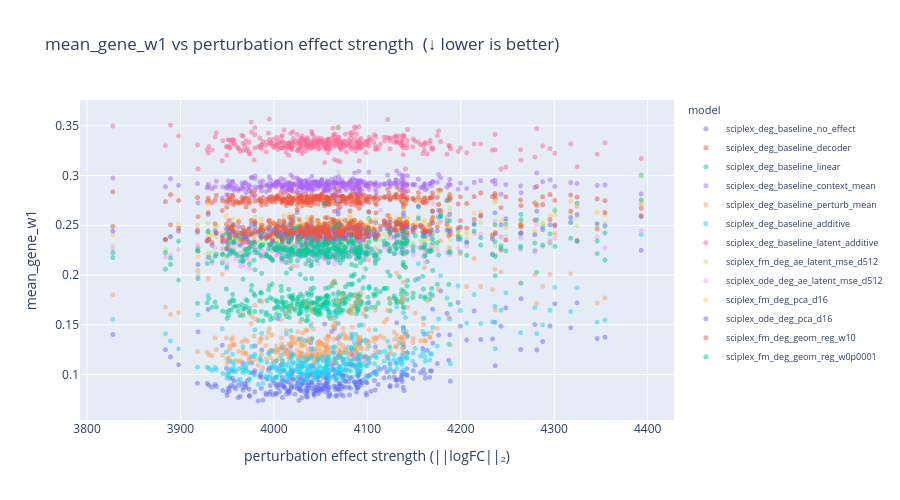
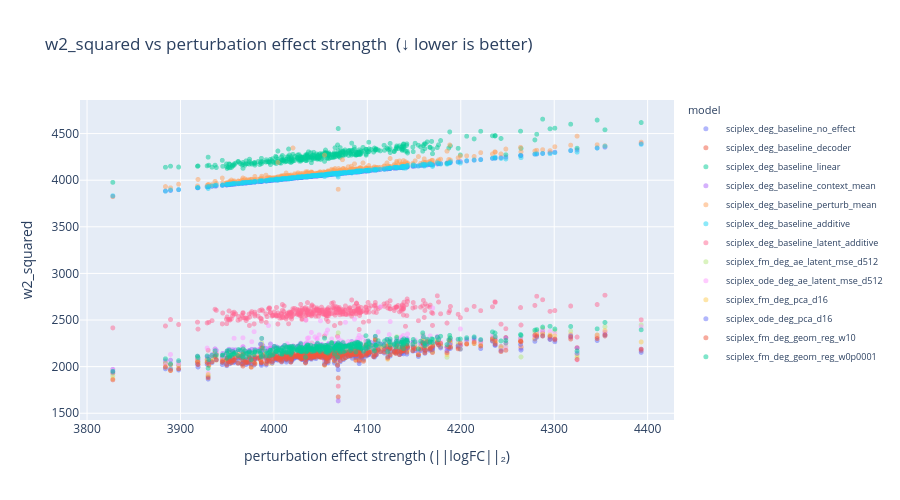
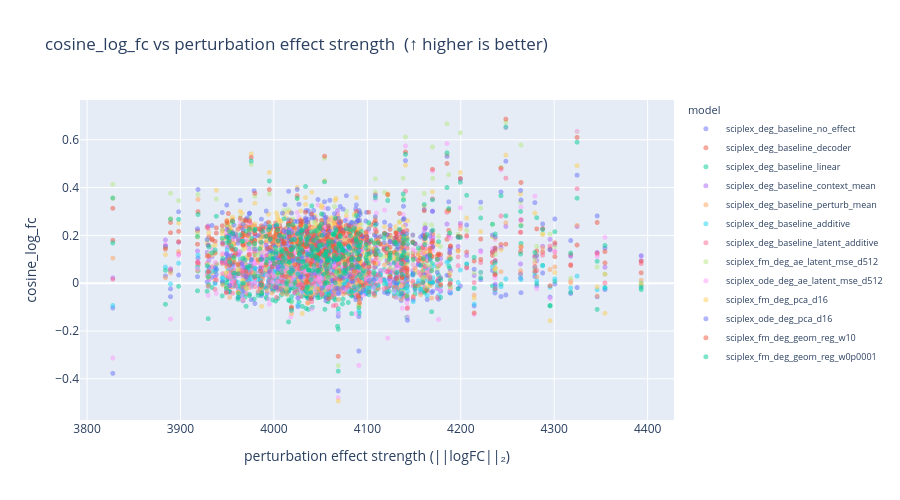
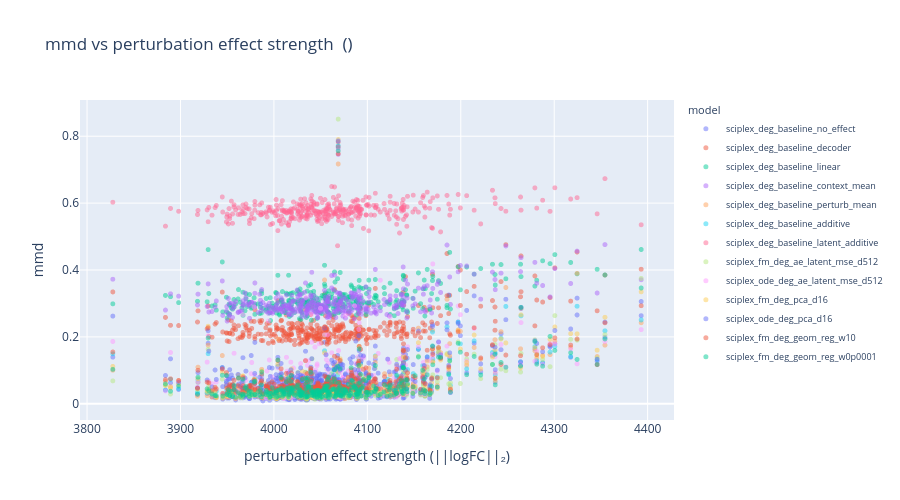

These figures' notebook cell, in order:
### Code cell
import plotly.express as px

# merge effect strength with per-group metrics
pg = per_group_metrics.merge(
    effect_df[["cell_type", "product_dose", "effect_strength"]], on=["cell_type", "product_dose"], how="left"
)

# extract dose from product_dose for hover
pg["dose"] = pg["product_dose"].str.rsplit("_", n=1).str[-1].astype(int)
pg["drug"] = pg["product_dose"].str.rsplit("_", n=1).str[0]

for metric in plot_metric_names:
    subset = pg[pg["metric_base"] == metric].copy()
    if subset.empty:
        subset = pg[pg["metric"] == metric].copy()
    if subset.empty:
        continue

    direction = metric_direction.get(metric, "")
    fig = px.scatter(
        subset,
        x="effect_strength",
        y="value",
        color="model_name",
        hover_data=["drug", "dose", "cell_type"],
        opacity=0.5,
        title=f"{metric} vs perturbation effect strength  ({direction})",
        labels={
            "effect_strength": "perturbation effect strength (||logFC||₂)",
            "value": metric,
            "model_name": "model",
        },
    )
    fig.update_traces(marker_size=5)
    fig.update_layout(height=500, width=900, legend=dict(font=dict(size=9)))
    fig.show()

### Figure 1 — Plotly figure (JSON) as saved in the notebook; plotly's stock layout.template omitted (floating-point values rounded to 4 significant figures; data arrays with more than 128 entries replaced by an {"elided": "..."} marker saying what was removed)
{"data": [{"customdata": {"elided": "375x3 mixed values"}, "hovertemplate": "model=sciplex_deg_baseline_no_effect<br>perturbation effect strength (||logFC||₂)=%{x}<br>mean_gene_w1=%{y}<br>drug=%{customdata[0]}<br>dose=%{customdata[1]}<br>cell_type=%{customdata[2]}<extra></extra>", "legendgroup": "sciplex_deg_baseline_no_effect", "marker": {"color": "#636efa", "opacity": 0.5, "size": 5, "symbol": "circle"}, "mode": "markers", "name": "sciplex_deg_baseline_no_effect", "showlegend": true, "type": "scattergl", "x": {"elided": "375 float values"}, "xaxis": "x", "y": {"elided": "375 float values"}, "yaxis": "y"}, {"customdata": {"elided": "375x3 mixed values"}, "hovertemplate": "model=sciplex_deg_baseline_decoder<br>perturbation effect strength (||logFC||₂)=%{x}<br>mean_gene_w1=%{y}<br>drug=%{customdata[0]}<br>dose=%{customdata[1]}<br>cell_type=%{customdata[2]}<extra></extra>", "legendgroup": "sciplex_deg_baseline_decoder", "marker": {"color": "#EF553B", "opacity": 0.5, "size": 5, "symbol": "circle"}, "mode": "markers", "name": "sciplex_deg_baseline_decoder", "showlegend": true, "type": "scattergl", "x": {"elided": "375 float values"}, "xaxis": "x", "y": {"elided": "375 float values"}, "yaxis": "y"}, {"customdata": {"elided": "375x3 mixed values"}, "hovertemplate": "model=sciplex_deg_baseline_linear<br>perturbation effect strength (||logFC||₂)=%{x}<br>mean_gene_w1=%{y}<br>drug=%{customdata[0]}<br>dose=%{customdata[1]}<br>cell_type=%{customdata[2]}<extra></extra>", "legendgroup": "sciplex_deg_baseline_linear", "marker": {"color": "#00cc96", "opacity": 0.5, "size": 5, "symbol": "circle"}, "mode": "markers", "name": "sciplex_deg_baseline_linear", "showlegend": true, "type": "scattergl", "x": {"elided": "375 float values"}, "xaxis": "x", "y": {"elided": "375 float values"}, "yaxis": "y"}, {"customdata": {"elided": "375x3 mixed values"}, "hovertemplate": "model=sciplex_deg_baseline_context_mean<br>perturbation effect strength (||logFC||₂)=%{x}<br>mean_gene_w1=%{y}<br>drug=%{customdata[0]}<br>dose=%{customdata[1]}<br>cell_type=%{customdata[2]}<extra></extra>", "legendgroup": "sciplex_deg_baseline_context_mean", "marker": {"color": "#ab63fa", "opacity": 0.5, "size": 5, "symbol": "circle"}, "mode": "markers", "name": "sciplex_deg_baseline_context_mean", "showlegend": true, "type": "scattergl", "x": {"elided": "375 float values"}, "xaxis": "x", "y": {"elided": "375 float values"}, "yaxis": "y"}, {"customdata": {"elided": "375x3 mixed values"}, "hovertemplate": "model=sciplex_deg_baseline_perturb_mean<br>perturbation effect strength (||logFC||₂)=%{x}<br>mean_gene_w1=%{y}<br>drug=%{customdata[0]}<br>dose=%{customdata[1]}<br>cell_type=%{customdata[2]}<extra></extra>", "legendgroup": "sciplex_deg_baseline_perturb_mean", "marker": {"color": "#FFA15A", "opacity": 0.5, "size": 5, "symbol": "circle"}, "mode": "markers", "name": "sciplex_deg_baseline_perturb_mean", "showlegend": true, "type": "scattergl", "x": {"elided": "375 float values"}, "xaxis": "x", "y": {"elided": "375 float values"}, "yaxis": "y"}, {"customdata": {"elided": "375x3 mixed values"}, "hovertemplate": "model=sciplex_deg_baseline_additive<br>perturbation effect strength (||logFC||₂)=%{x}<br>mean_gene_w1=%{y}<br>drug=%{customdata[0]}<br>dose=%{customdata[1]}<br>cell_type=%{customdata[2]}<extra></extra>", "legendgroup": "sciplex_deg_baseline_additive", "marker": {"color": "#19d3f3", "opacity": 0.5, "size": 5, "symbol": "circle"}, "mode": "markers", "name": "sciplex_deg_baseline_additive", "showlegend": true, "type": "scattergl", "x": {"elided": "375 float values"}, "xaxis": "x", "y": {"elided": "375 float values"}, "yaxis": "y"}, {"customdata": {"elided": "375x3 mixed values"}, "hovertemplate": "model=sciplex_deg_baseline_latent_additive<br>perturbation effect strength (||logFC||₂)=%{x}<br>mean_gene_w1=%{y}<br>drug=%{customdata[0]}<br>dose=%{customdata[1]}<br>cell_type=%{customdata[2]}<extra></extra>", "legendgroup": "sciplex_deg_baseline_latent_additive", "marker": {"color": "#FF6692", "opacity": 0.5, "size": 5, "symbol": "circle"}, "mode": "markers", "name": "sciplex_deg_baseline_latent_additive", "showlegend": true, "type": "scattergl", "x": {"elided": "375 float values"}, "xaxis": "x", "y": {"elided": "375 float values"}, "yaxis": "y"}, {"customdata": {"elided": "375x3 mixed values"}, "hovertemplate": "model=sciplex_fm_deg_ae_latent_mse_d512<br>perturbation effect strength (||logFC||₂)=%{x}<br>mean_gene_w1=%{y}<br>drug=%{customdata[0]}<br>dose=%{customdata[1]}<br>cell_type=%{customdata[2]}<extra></extra>", "legendgroup": "sciplex_fm_deg_ae_latent_mse_d512", "marker": {"color": "#B6E880", "opacity": 0.5, "size": 5, "symbol": "circle"}, "mode": "markers", "name": "sciplex_fm_deg_ae_latent_mse_d512", "showlegend": true, "type": "scattergl", "x": {"elided": "375 float values"}, "xaxis": "x", "y": {"elided": "375 float values"}, "yaxis": "y"}, {"customdata": {"elided": "375x3 mixed values"}, "hovertemplate": "model=sciplex_ode_deg_ae_latent_mse_d512<br>perturbation effect strength (||logFC||₂)=%{x}<br>mean_gene_w1=%{y}<br>drug=%{customdata[0]}<br>dose=%{customdata[1]}<br>cell_type=%{customdata[2]}<extra></extra>", "legendgroup": "sciplex_ode_deg_ae_latent_mse_d512", "marker": {"color": "#FF97FF", "opacity": 0.5, "size": 5, "symbol": "circle"}, "mode": "markers", "name": "sciplex_ode_deg_ae_latent_mse_d512", "showlegend": true, "type": "scattergl", "x": {"elided": "375 float values"}, "xaxis": "x", "y": {"elided": "375 float values"}, "yaxis": "y"}, {"customdata": {"elided": "375x3 mixed values"}, "hovertemplate": "model=sciplex_fm_deg_pca_d16<br>perturbation effect strength (||logFC||₂)=%{x}<br>mean_gene_w1=%{y}<br>drug=%{customdata[0]}<br>dose=%{customdata[1]}<br>cell_type=%{customdata[2]}<extra></extra>", "legendgroup": "sciplex_fm_deg_pca_d16", "marker": {"color": "#FECB52", "opacity": 0.5, "size": 5, "symbol": "circle"}, "mode": "markers", "name": "sciplex_fm_deg_pca_d16", "showlegend": true, "type": "scattergl", "x": {"elided": "375 float values"}, "xaxis": "x", "y": {"elided": "375 float values"}, "yaxis": "y"}, {"customdata": {"elided": "375x3 mixed values"}, "hovertemplate": "model=sciplex_ode_deg_pca_d16<br>perturbation effect strength (||logFC||₂)=%{x}<br>mean_gene_w1=%{y}<br>drug=%{customdata[0]}<br>dose=%{customdata[1]}<br>cell_type=%{customdata[2]}<extra></extra>", "legendgroup": "sciplex_ode_deg_pca_d16", "marker": {"color": "#636efa", "opacity": 0.5, "size": 5, "symbol": "circle"}, "mode": "markers", "name": "sciplex_ode_deg_pca_d16", "showlegend": true, "type": "scattergl", "x": {"elided": "375 float values"}, "xaxis": "x", "y": {"elided": "375 float values"}, "yaxis": "y"}, {"customdata": {"elided": "375x3 mixed values"}, "hovertemplate": "model=sciplex_fm_deg_geom_reg_w10<br>perturbation effect strength (||logFC||₂)=%{x}<br>mean_gene_w1=%{y}<br>drug=%{customdata[0]}<br>dose=%{customdata[1]}<br>cell_type=%{customdata[2]}<extra></extra>", "legendgroup": "sciplex_fm_deg_geom_reg_w10", "marker": {"color": "#EF553B", "opacity": 0.5, "size": 5, "symbol": "circle"}, "mode": "markers", "name": "sciplex_fm_deg_geom_reg_w10", "showlegend": true, "type": "scattergl", "x": {"elided": "375 float values"}, "xaxis": "x", "y": {"elided": "375 float values"}, "yaxis": "y"}, {"customdata": {"elided": "375x3 mixed values"}, "hovertemplate": "model=sciplex_fm_deg_geom_reg_w0p0001<br>perturbation effect strength (||logFC||₂)=%{x}<br>mean_gene_w1=%{y}<br>drug=%{customdata[0]}<br>dose=%{customdata[1]}<br>cell_type=%{customdata[2]}<extra></extra>", "legendgroup": "sciplex_fm_deg_geom_reg_w0p0001", "marker": {"color": "#00cc96", "opacity": 0.5, "size": 5, "symbol": "circle"}, "mode": "markers", "name": "sciplex_fm_deg_geom_reg_w0p0001", "showlegend": true, "type": "scattergl", "x": {"elided": "375 float values"}, "xaxis": "x", "y": {"elided": "375 float values"}, "yaxis": "y"}], "layout": {"height": 500, "legend": {"font": {"size": 9}, "title": {"text": "model"}, "tracegroupgap": 0}, "title": {"text": "mean_gene_w1 vs perturbation effect strength  (↓ lower is better)"}, "width": 900, "xaxis": {"anchor": "y", "domain": [0, 1], "title": {"text": "perturbation effect strength (||logFC||₂)"}}, "yaxis": {"anchor": "x", "domain": [0, 1], "title": {"text": "mean_gene_w1"}}}}

### Figure 2 — Plotly figure (JSON) as saved in the notebook; plotly's stock layout.template omitted (floating-point values rounded to 4 significant figures; data arrays with more than 128 entries replaced by an {"elided": "..."} marker saying what was removed)
{"data": [{"customdata": {"elided": "375x3 mixed values"}, "hovertemplate": "model=sciplex_deg_baseline_no_effect<br>perturbation effect strength (||logFC||₂)=%{x}<br>w2_squared=%{y}<br>drug=%{customdata[0]}<br>dose=%{customdata[1]}<br>cell_type=%{customdata[2]}<extra></extra>", "legendgroup": "sciplex_deg_baseline_no_effect", "marker": {"color": "#636efa", "opacity": 0.5, "size": 5, "symbol": "circle"}, "mode": "markers", "name": "sciplex_deg_baseline_no_effect", "showlegend": true, "type": "scattergl", "x": {"elided": "375 float values"}, "xaxis": "x", "y": {"elided": "375 float values"}, "yaxis": "y"}, {"customdata": {"elided": "375x3 mixed values"}, "hovertemplate": "model=sciplex_deg_baseline_decoder<br>perturbation effect strength (||logFC||₂)=%{x}<br>w2_squared=%{y}<br>drug=%{customdata[0]}<br>dose=%{customdata[1]}<br>cell_type=%{customdata[2]}<extra></extra>", "legendgroup": "sciplex_deg_baseline_decoder", "marker": {"color": "#EF553B", "opacity": 0.5, "size": 5, "symbol": "circle"}, "mode": "markers", "name": "sciplex_deg_baseline_decoder", "showlegend": true, "type": "scattergl", "x": {"elided": "375 float values"}, "xaxis": "x", "y": {"elided": "375 float values"}, "yaxis": "y"}, {"customdata": {"elided": "375x3 mixed values"}, "hovertemplate": "model=sciplex_deg_baseline_linear<br>perturbation effect strength (||logFC||₂)=%{x}<br>w2_squared=%{y}<br>drug=%{customdata[0]}<br>dose=%{customdata[1]}<br>cell_type=%{customdata[2]}<extra></extra>", "legendgroup": "sciplex_deg_baseline_linear", "marker": {"color": "#00cc96", "opacity": 0.5, "size": 5, "symbol": "circle"}, "mode": "markers", "name": "sciplex_deg_baseline_linear", "showlegend": true, "type": "scattergl", "x": {"elided": "375 float values"}, "xaxis": "x", "y": {"elided": "375 float values"}, "yaxis": "y"}, {"customdata": {"elided": "375x3 mixed values"}, "hovertemplate": "model=sciplex_deg_baseline_context_mean<br>perturbation effect strength (||logFC||₂)=%{x}<br>w2_squared=%{y}<br>drug=%{customdata[0]}<br>dose=%{customdata[1]}<br>cell_type=%{customdata[2]}<extra></extra>", "legendgroup": "sciplex_deg_baseline_context_mean", "marker": {"color": "#ab63fa", "opacity": 0.5, "size": 5, "symbol": "circle"}, "mode": "markers", "name": "sciplex_deg_baseline_context_mean", "showlegend": true, "type": "scattergl", "x": {"elided": "375 float values"}, "xaxis": "x", "y": {"elided": "375 float values"}, "yaxis": "y"}, {"customdata": {"elided": "375x3 mixed values"}, "hovertemplate": "model=sciplex_deg_baseline_perturb_mean<br>perturbation effect strength (||logFC||₂)=%{x}<br>w2_squared=%{y}<br>drug=%{customdata[0]}<br>dose=%{customdata[1]}<br>cell_type=%{customdata[2]}<extra></extra>", "legendgroup": "sciplex_deg_baseline_perturb_mean", "marker": {"color": "#FFA15A", "opacity": 0.5, "size": 5, "symbol": "circle"}, "mode": "markers", "name": "sciplex_deg_baseline_perturb_mean", "showlegend": true, "type": "scattergl", "x": {"elided": "375 float values"}, "xaxis": "x", "y": {"elided": "375 float values"}, "yaxis": "y"}, {"customdata": {"elided": "375x3 mixed values"}, "hovertemplate": "model=sciplex_deg_baseline_additive<br>perturbation effect strength (||logFC||₂)=%{x}<br>w2_squared=%{y}<br>drug=%{customdata[0]}<br>dose=%{customdata[1]}<br>cell_type=%{customdata[2]}<extra></extra>", "legendgroup": "sciplex_deg_baseline_additive", "marker": {"color": "#19d3f3", "opacity": 0.5, "size": 5, "symbol": "circle"}, "mode": "markers", "name": "sciplex_deg_baseline_additive", "showlegend": true, "type": "scattergl", "x": {"elided": "375 float values"}, "xaxis": "x", "y": {"elided": "375 float values"}, "yaxis": "y"}, {"customdata": {"elided": "375x3 mixed values"}, "hovertemplate": "model=sciplex_deg_baseline_latent_additive<br>perturbation effect strength (||logFC||₂)=%{x}<br>w2_squared=%{y}<br>drug=%{customdata[0]}<br>dose=%{customdata[1]}<br>cell_type=%{customdata[2]}<extra></extra>", "legendgroup": "sciplex_deg_baseline_latent_additive", "marker": {"color": "#FF6692", "opacity": 0.5, "size": 5, "symbol": "circle"}, "mode": "markers", "name": "sciplex_deg_baseline_latent_additive", "showlegend": true, "type": "scattergl", "x": {"elided": "375 float values"}, "xaxis": "x", "y": {"elided": "375 float values"}, "yaxis": "y"}, {"customdata": {"elided": "375x3 mixed values"}, "hovertemplate": "model=sciplex_fm_deg_ae_latent_mse_d512<br>perturbation effect strength (||logFC||₂)=%{x}<br>w2_squared=%{y}<br>drug=%{customdata[0]}<br>dose=%{customdata[1]}<br>cell_type=%{customdata[2]}<extra></extra>", "legendgroup": "sciplex_fm_deg_ae_latent_mse_d512", "marker": {"color": "#B6E880", "opacity": 0.5, "size": 5, "symbol": "circle"}, "mode": "markers", "name": "sciplex_fm_deg_ae_latent_mse_d512", "showlegend": true, "type": "scattergl", "x": {"elided": "375 float values"}, "xaxis": "x", "y": {"elided": "375 float values"}, "yaxis": "y"}, {"customdata": {"elided": "375x3 mixed values"}, "hovertemplate": "model=sciplex_ode_deg_ae_latent_mse_d512<br>perturbation effect strength (||logFC||₂)=%{x}<br>w2_squared=%{y}<br>drug=%{customdata[0]}<br>dose=%{customdata[1]}<br>cell_type=%{customdata[2]}<extra></extra>", "legendgroup": "sciplex_ode_deg_ae_latent_mse_d512", "marker": {"color": "#FF97FF", "opacity": 0.5, "size": 5, "symbol": "circle"}, "mode": "markers", "name": "sciplex_ode_deg_ae_latent_mse_d512", "showlegend": true, "type": "scattergl", "x": {"elided": "375 float values"}, "xaxis": "x", "y": {"elided": "375 float values"}, "yaxis": "y"}, {"customdata": {"elided": "375x3 mixed values"}, "hovertemplate": "model=sciplex_fm_deg_pca_d16<br>perturbation effect strength (||logFC||₂)=%{x}<br>w2_squared=%{y}<br>drug=%{customdata[0]}<br>dose=%{customdata[1]}<br>cell_type=%{customdata[2]}<extra></extra>", "legendgroup": "sciplex_fm_deg_pca_d16", "marker": {"color": "#FECB52", "opacity": 0.5, "size": 5, "symbol": "circle"}, "mode": "markers", "name": "sciplex_fm_deg_pca_d16", "showlegend": true, "type": "scattergl", "x": {"elided": "375 float values"}, "xaxis": "x", "y": {"elided": "375 float values"}, "yaxis": "y"}, {"customdata": {"elided": "375x3 mixed values"}, "hovertemplate": "model=sciplex_ode_deg_pca_d16<br>perturbation effect strength (||logFC||₂)=%{x}<br>w2_squared=%{y}<br>drug=%{customdata[0]}<br>dose=%{customdata[1]}<br>cell_type=%{customdata[2]}<extra></extra>", "legendgroup": "sciplex_ode_deg_pca_d16", "marker": {"color": "#636efa", "opacity": 0.5, "size": 5, "symbol": "circle"}, "mode": "markers", "name": "sciplex_ode_deg_pca_d16", "showlegend": true, "type": "scattergl", "x": {"elided": "375 float values"}, "xaxis": "x", "y": {"elided": "375 float values"}, "yaxis": "y"}, {"customdata": {"elided": "375x3 mixed values"}, "hovertemplate": "model=sciplex_fm_deg_geom_reg_w10<br>perturbation effect strength (||logFC||₂)=%{x}<br>w2_squared=%{y}<br>drug=%{customdata[0]}<br>dose=%{customdata[1]}<br>cell_type=%{customdata[2]}<extra></extra>", "legendgroup": "sciplex_fm_deg_geom_reg_w10", "marker": {"color": "#EF553B", "opacity": 0.5, "size": 5, "symbol": "circle"}, "mode": "markers", "name": "sciplex_fm_deg_geom_reg_w10", "showlegend": true, "type": "scattergl", "x": {"elided": "375 float values"}, "xaxis": "x", "y": {"elided": "375 float values"}, "yaxis": "y"}, {"customdata": {"elided": "375x3 mixed values"}, "hovertemplate": "model=sciplex_fm_deg_geom_reg_w0p0001<br>perturbation effect strength (||logFC||₂)=%{x}<br>w2_squared=%{y}<br>drug=%{customdata[0]}<br>dose=%{customdata[1]}<br>cell_type=%{customdata[2]}<extra></extra>", "legendgroup": "sciplex_fm_deg_geom_reg_w0p0001", "marker": {"color": "#00cc96", "opacity": 0.5, "size": 5, "symbol": "circle"}, "mode": "markers", "name": "sciplex_fm_deg_geom_reg_w0p0001", "showlegend": true, "type": "scattergl", "x": {"elided": "375 float values"}, "xaxis": "x", "y": {"elided": "375 float values"}, "yaxis": "y"}], "layout": {"height": 500, "legend": {"font": {"size": 9}, "title": {"text": "model"}, "tracegroupgap": 0}, "title": {"text": "w2_squared vs perturbation effect strength  (↓ lower is better)"}, "width": 900, "xaxis": {"anchor": "y", "domain": [0, 1], "title": {"text": "perturbation effect strength (||logFC||₂)"}}, "yaxis": {"anchor": "x", "domain": [0, 1], "title": {"text": "w2_squared"}}}}

### Figure 3 — Plotly figure (JSON) as saved in the notebook; plotly's stock layout.template omitted (floating-point values rounded to 4 significant figures; data arrays with more than 128 entries replaced by an {"elided": "..."} marker saying what was removed)
{"data": [{"customdata": {"elided": "375x3 mixed values"}, "hovertemplate": "model=sciplex_deg_baseline_no_effect<br>perturbation effect strength (||logFC||₂)=%{x}<br>cosine_log_fc=%{y}<br>drug=%{customdata[0]}<br>dose=%{customdata[1]}<br>cell_type=%{customdata[2]}<extra></extra>", "legendgroup": "sciplex_deg_baseline_no_effect", "marker": {"color": "#636efa", "opacity": 0.5, "size": 5, "symbol": "circle"}, "mode": "markers", "name": "sciplex_deg_baseline_no_effect", "showlegend": true, "type": "scattergl", "x": {"elided": "375 float values"}, "xaxis": "x", "y": {"elided": "375 float values"}, "yaxis": "y"}, {"customdata": {"elided": "375x3 mixed values"}, "hovertemplate": "model=sciplex_deg_baseline_decoder<br>perturbation effect strength (||logFC||₂)=%{x}<br>cosine_log_fc=%{y}<br>drug=%{customdata[0]}<br>dose=%{customdata[1]}<br>cell_type=%{customdata[2]}<extra></extra>", "legendgroup": "sciplex_deg_baseline_decoder", "marker": {"color": "#EF553B", "opacity": 0.5, "size": 5, "symbol": "circle"}, "mode": "markers", "name": "sciplex_deg_baseline_decoder", "showlegend": true, "type": "scattergl", "x": {"elided": "375 float values"}, "xaxis": "x", "y": {"elided": "375 float values"}, "yaxis": "y"}, {"customdata": {"elided": "375x3 mixed values"}, "hovertemplate": "model=sciplex_deg_baseline_linear<br>perturbation effect strength (||logFC||₂)=%{x}<br>cosine_log_fc=%{y}<br>drug=%{customdata[0]}<br>dose=%{customdata[1]}<br>cell_type=%{customdata[2]}<extra></extra>", "legendgroup": "sciplex_deg_baseline_linear", "marker": {"color": "#00cc96", "opacity": 0.5, "size": 5, "symbol": "circle"}, "mode": "markers", "name": "sciplex_deg_baseline_linear", "showlegend": true, "type": "scattergl", "x": {"elided": "375 float values"}, "xaxis": "x", "y": {"elided": "375 float values"}, "yaxis": "y"}, {"customdata": {"elided": "375x3 mixed values"}, "hovertemplate": "model=sciplex_deg_baseline_context_mean<br>perturbation effect strength (||logFC||₂)=%{x}<br>cosine_log_fc=%{y}<br>drug=%{customdata[0]}<br>dose=%{customdata[1]}<br>cell_type=%{customdata[2]}<extra></extra>", "legendgroup": "sciplex_deg_baseline_context_mean", "marker": {"color": "#ab63fa", "opacity": 0.5, "size": 5, "symbol": "circle"}, "mode": "markers", "name": "sciplex_deg_baseline_context_mean", "showlegend": true, "type": "scattergl", "x": {"elided": "375 float values"}, "xaxis": "x", "y": {"elided": "375 float values"}, "yaxis": "y"}, {"customdata": {"elided": "375x3 mixed values"}, "hovertemplate": "model=sciplex_deg_baseline_perturb_mean<br>perturbation effect strength (||logFC||₂)=%{x}<br>cosine_log_fc=%{y}<br>drug=%{customdata[0]}<br>dose=%{customdata[1]}<br>cell_type=%{customdata[2]}<extra></extra>", "legendgroup": "sciplex_deg_baseline_perturb_mean", "marker": {"color": "#FFA15A", "opacity": 0.5, "size": 5, "symbol": "circle"}, "mode": "markers", "name": "sciplex_deg_baseline_perturb_mean", "showlegend": true, "type": "scattergl", "x": {"elided": "375 float values"}, "xaxis": "x", "y": {"elided": "375 float values"}, "yaxis": "y"}, {"customdata": {"elided": "375x3 mixed values"}, "hovertemplate": "model=sciplex_deg_baseline_additive<br>perturbation effect strength (||logFC||₂)=%{x}<br>cosine_log_fc=%{y}<br>drug=%{customdata[0]}<br>dose=%{customdata[1]}<br>cell_type=%{customdata[2]}<extra></extra>", "legendgroup": "sciplex_deg_baseline_additive", "marker": {"color": "#19d3f3", "opacity": 0.5, "size": 5, "symbol": "circle"}, "mode": "markers", "name": "sciplex_deg_baseline_additive", "showlegend": true, "type": "scattergl", "x": {"elided": "375 float values"}, "xaxis": "x", "y": {"elided": "375 float values"}, "yaxis": "y"}, {"customdata": {"elided": "375x3 mixed values"}, "hovertemplate": "model=sciplex_deg_baseline_latent_additive<br>perturbation effect strength (||logFC||₂)=%{x}<br>cosine_log_fc=%{y}<br>drug=%{customdata[0]}<br>dose=%{customdata[1]}<br>cell_type=%{customdata[2]}<extra></extra>", "legendgroup": "sciplex_deg_baseline_latent_additive", "marker": {"color": "#FF6692", "opacity": 0.5, "size": 5, "symbol": "circle"}, "mode": "markers", "name": "sciplex_deg_baseline_latent_additive", "showlegend": true, "type": "scattergl", "x": {"elided": "375 float values"}, "xaxis": "x", "y": {"elided": "375 float values"}, "yaxis": "y"}, {"customdata": {"elided": "375x3 mixed values"}, "hovertemplate": "model=sciplex_fm_deg_ae_latent_mse_d512<br>perturbation effect strength (||logFC||₂)=%{x}<br>cosine_log_fc=%{y}<br>drug=%{customdata[0]}<br>dose=%{customdata[1]}<br>cell_type=%{customdata[2]}<extra></extra>", "legendgroup": "sciplex_fm_deg_ae_latent_mse_d512", "marker": {"color": "#B6E880", "opacity": 0.5, "size": 5, "symbol": "circle"}, "mode": "markers", "name": "sciplex_fm_deg_ae_latent_mse_d512", "showlegend": true, "type": "scattergl", "x": {"elided": "375 float values"}, "xaxis": "x", "y": {"elided": "375 float values"}, "yaxis": "y"}, {"customdata": {"elided": "375x3 mixed values"}, "hovertemplate": "model=sciplex_ode_deg_ae_latent_mse_d512<br>perturbation effect strength (||logFC||₂)=%{x}<br>cosine_log_fc=%{y}<br>drug=%{customdata[0]}<br>dose=%{customdata[1]}<br>cell_type=%{customdata[2]}<extra></extra>", "legendgroup": "sciplex_ode_deg_ae_latent_mse_d512", "marker": {"color": "#FF97FF", "opacity": 0.5, "size": 5, "symbol": "circle"}, "mode": "markers", "name": "sciplex_ode_deg_ae_latent_mse_d512", "showlegend": true, "type": "scattergl", "x": {"elided": "375 float values"}, "xaxis": "x", "y": {"elided": "375 float values"}, "yaxis": "y"}, {"customdata": {"elided": "375x3 mixed values"}, "hovertemplate": "model=sciplex_fm_deg_pca_d16<br>perturbation effect strength (||logFC||₂)=%{x}<br>cosine_log_fc=%{y}<br>drug=%{customdata[0]}<br>dose=%{customdata[1]}<br>cell_type=%{customdata[2]}<extra></extra>", "legendgroup": "sciplex_fm_deg_pca_d16", "marker": {"color": "#FECB52", "opacity": 0.5, "size": 5, "symbol": "circle"}, "mode": "markers", "name": "sciplex_fm_deg_pca_d16", "showlegend": true, "type": "scattergl", "x": {"elided": "375 float values"}, "xaxis": "x", "y": {"elided": "375 float values"}, "yaxis": "y"}, {"customdata": {"elided": "375x3 mixed values"}, "hovertemplate": "model=sciplex_ode_deg_pca_d16<br>perturbation effect strength (||logFC||₂)=%{x}<br>cosine_log_fc=%{y}<br>drug=%{customdata[0]}<br>dose=%{customdata[1]}<br>cell_type=%{customdata[2]}<extra></extra>", "legendgroup": "sciplex_ode_deg_pca_d16", "marker": {"color": "#636efa", "opacity": 0.5, "size": 5, "symbol": "circle"}, "mode": "markers", "name": "sciplex_ode_deg_pca_d16", "showlegend": true, "type": "scattergl", "x": {"elided": "375 float values"}, "xaxis": "x", "y": {"elided": "375 float values"}, "yaxis": "y"}, {"customdata": {"elided": "375x3 mixed values"}, "hovertemplate": "model=sciplex_fm_deg_geom_reg_w10<br>perturbation effect strength (||logFC||₂)=%{x}<br>cosine_log_fc=%{y}<br>drug=%{customdata[0]}<br>dose=%{customdata[1]}<br>cell_type=%{customdata[2]}<extra></extra>", "legendgroup": "sciplex_fm_deg_geom_reg_w10", "marker": {"color": "#EF553B", "opacity": 0.5, "size": 5, "symbol": "circle"}, "mode": "markers", "name": "sciplex_fm_deg_geom_reg_w10", "showlegend": true, "type": "scattergl", "x": {"elided": "375 float values"}, "xaxis": "x", "y": {"elided": "375 float values"}, "yaxis": "y"}, {"customdata": {"elided": "375x3 mixed values"}, "hovertemplate": "model=sciplex_fm_deg_geom_reg_w0p0001<br>perturbation effect strength (||logFC||₂)=%{x}<br>cosine_log_fc=%{y}<br>drug=%{customdata[0]}<br>dose=%{customdata[1]}<br>cell_type=%{customdata[2]}<extra></extra>", "legendgroup": "sciplex_fm_deg_geom_reg_w0p0001", "marker": {"color": "#00cc96", "opacity": 0.5, "size": 5, "symbol": "circle"}, "mode": "markers", "name": "sciplex_fm_deg_geom_reg_w0p0001", "showlegend": true, "type": "scattergl", "x": {"elided": "375 float values"}, "xaxis": "x", "y": {"elided": "375 float values"}, "yaxis": "y"}], "layout": {"height": 500, "legend": {"font": {"size": 9}, "title": {"text": "model"}, "tracegroupgap": 0}, "title": {"text": "cosine_log_fc vs perturbation effect strength  (↑ higher is better)"}, "width": 900, "xaxis": {"anchor": "y", "domain": [0, 1], "title": {"text": "perturbation effect strength (||logFC||₂)"}}, "yaxis": {"anchor": "x", "domain": [0, 1], "title": {"text": "cosine_log_fc"}}}}

### Figure 4 — Plotly figure (JSON) as saved in the notebook; plotly's stock layout.template omitted (floating-point values rounded to 4 significant figures; data arrays with more than 128 entries replaced by an {"elided": "..."} marker saying what was removed)
{"data": [{"customdata": {"elided": "375x3 mixed values"}, "hovertemplate": "model=sciplex_deg_baseline_no_effect<br>perturbation effect strength (||logFC||₂)=%{x}<br>mmd=%{y}<br>drug=%{customdata[0]}<br>dose=%{customdata[1]}<br>cell_type=%{customdata[2]}<extra></extra>", "legendgroup": "sciplex_deg_baseline_no_effect", "marker": {"color": "#636efa", "opacity": 0.5, "size": 5, "symbol": "circle"}, "mode": "markers", "name": "sciplex_deg_baseline_no_effect", "showlegend": true, "type": "scattergl", "x": {"elided": "375 float values"}, "xaxis": "x", "y": {"elided": "375 float values"}, "yaxis": "y"}, {"customdata": {"elided": "375x3 mixed values"}, "hovertemplate": "model=sciplex_deg_baseline_decoder<br>perturbation effect strength (||logFC||₂)=%{x}<br>mmd=%{y}<br>drug=%{customdata[0]}<br>dose=%{customdata[1]}<br>cell_type=%{customdata[2]}<extra></extra>", "legendgroup": "sciplex_deg_baseline_decoder", "marker": {"color": "#EF553B", "opacity": 0.5, "size": 5, "symbol": "circle"}, "mode": "markers", "name": "sciplex_deg_baseline_decoder", "showlegend": true, "type": "scattergl", "x": {"elided": "375 float values"}, "xaxis": "x", "y": {"elided": "375 float values"}, "yaxis": "y"}, {"customdata": {"elided": "375x3 mixed values"}, "hovertemplate": "model=sciplex_deg_baseline_linear<br>perturbation effect strength (||logFC||₂)=%{x}<br>mmd=%{y}<br>drug=%{customdata[0]}<br>dose=%{customdata[1]}<br>cell_type=%{customdata[2]}<extra></extra>", "legendgroup": "sciplex_deg_baseline_linear", "marker": {"color": "#00cc96", "opacity": 0.5, "size": 5, "symbol": "circle"}, "mode": "markers", "name": "sciplex_deg_baseline_linear", "showlegend": true, "type": "scattergl", "x": {"elided": "375 float values"}, "xaxis": "x", "y": {"elided": "375 float values"}, "yaxis": "y"}, {"customdata": {"elided": "375x3 mixed values"}, "hovertemplate": "model=sciplex_deg_baseline_context_mean<br>perturbation effect strength (||logFC||₂)=%{x}<br>mmd=%{y}<br>drug=%{customdata[0]}<br>dose=%{customdata[1]}<br>cell_type=%{customdata[2]}<extra></extra>", "legendgroup": "sciplex_deg_baseline_context_mean", "marker": {"color": "#ab63fa", "opacity": 0.5, "size": 5, "symbol": "circle"}, "mode": "markers", "name": "sciplex_deg_baseline_context_mean", "showlegend": true, "type": "scattergl", "x": {"elided": "375 float values"}, "xaxis": "x", "y": {"elided": "375 float values"}, "yaxis": "y"}, {"customdata": {"elided": "375x3 mixed values"}, "hovertemplate": "model=sciplex_deg_baseline_perturb_mean<br>perturbation effect strength (||logFC||₂)=%{x}<br>mmd=%{y}<br>drug=%{customdata[0]}<br>dose=%{customdata[1]}<br>cell_type=%{customdata[2]}<extra></extra>", "legendgroup": "sciplex_deg_baseline_perturb_mean", "marker": {"color": "#FFA15A", "opacity": 0.5, "size": 5, "symbol": "circle"}, "mode": "markers", "name": "sciplex_deg_baseline_perturb_mean", "showlegend": true, "type": "scattergl", "x": {"elided": "375 float values"}, "xaxis": "x", "y": {"elided": "375 float values"}, "yaxis": "y"}, {"customdata": {"elided": "375x3 mixed values"}, "hovertemplate": "model=sciplex_deg_baseline_additive<br>perturbation effect strength (||logFC||₂)=%{x}<br>mmd=%{y}<br>drug=%{customdata[0]}<br>dose=%{customdata[1]}<br>cell_type=%{customdata[2]}<extra></extra>", "legendgroup": "sciplex_deg_baseline_additive", "marker": {"color": "#19d3f3", "opacity": 0.5, "size": 5, "symbol": "circle"}, "mode": "markers", "name": "sciplex_deg_baseline_additive", "showlegend": true, "type": "scattergl", "x": {"elided": "375 float values"}, "xaxis": "x", "y": {"elided": "375 float values"}, "yaxis": "y"}, {"customdata": {"elided": "375x3 mixed values"}, "hovertemplate": "model=sciplex_deg_baseline_latent_additive<br>perturbation effect strength (||logFC||₂)=%{x}<br>mmd=%{y}<br>drug=%{customdata[0]}<br>dose=%{customdata[1]}<br>cell_type=%{customdata[2]}<extra></extra>", "legendgroup": "sciplex_deg_baseline_latent_additive", "marker": {"color": "#FF6692", "opacity": 0.5, "size": 5, "symbol": "circle"}, "mode": "markers", "name": "sciplex_deg_baseline_latent_additive", "showlegend": true, "type": "scattergl", "x": {"elided": "375 float values"}, "xaxis": "x", "y": {"elided": "375 float values"}, "yaxis": "y"}, {"customdata": {"elided": "375x3 mixed values"}, "hovertemplate": "model=sciplex_fm_deg_ae_latent_mse_d512<br>perturbation effect strength (||logFC||₂)=%{x}<br>mmd=%{y}<br>drug=%{customdata[0]}<br>dose=%{customdata[1]}<br>cell_type=%{customdata[2]}<extra></extra>", "legendgroup": "sciplex_fm_deg_ae_latent_mse_d512", "marker": {"color": "#B6E880", "opacity": 0.5, "size": 5, "symbol": "circle"}, "mode": "markers", "name": "sciplex_fm_deg_ae_latent_mse_d512", "showlegend": true, "type": "scattergl", "x": {"elided": "375 float values"}, "xaxis": "x", "y": {"elided": "375 float values"}, "yaxis": "y"}, {"customdata": {"elided": "375x3 mixed values"}, "hovertemplate": "model=sciplex_ode_deg_ae_latent_mse_d512<br>perturbation effect strength (||logFC||₂)=%{x}<br>mmd=%{y}<br>drug=%{customdata[0]}<br>dose=%{customdata[1]}<br>cell_type=%{customdata[2]}<extra></extra>", "legendgroup": "sciplex_ode_deg_ae_latent_mse_d512", "marker": {"color": "#FF97FF", "opacity": 0.5, "size": 5, "symbol": "circle"}, "mode": "markers", "name": "sciplex_ode_deg_ae_latent_mse_d512", "showlegend": true, "type": "scattergl", "x": {"elided": "375 float values"}, "xaxis": "x", "y": {"elided": "375 float values"}, "yaxis": "y"}, {"customdata": {"elided": "375x3 mixed values"}, "hovertemplate": "model=sciplex_fm_deg_pca_d16<br>perturbation effect strength (||logFC||₂)=%{x}<br>mmd=%{y}<br>drug=%{customdata[0]}<br>dose=%{customdata[1]}<br>cell_type=%{customdata[2]}<extra></extra>", "legendgroup": "sciplex_fm_deg_pca_d16", "marker": {"color": "#FECB52", "opacity": 0.5, "size": 5, "symbol": "circle"}, "mode": "markers", "name": "sciplex_fm_deg_pca_d16", "showlegend": true, "type": "scattergl", "x": {"elided": "375 float values"}, "xaxis": "x", "y": {"elided": "375 float values"}, "yaxis": "y"}, {"customdata": {"elided": "375x3 mixed values"}, "hovertemplate": "model=sciplex_ode_deg_pca_d16<br>perturbation effect strength (||logFC||₂)=%{x}<br>mmd=%{y}<br>drug=%{customdata[0]}<br>dose=%{customdata[1]}<br>cell_type=%{customdata[2]}<extra></extra>", "legendgroup": "sciplex_ode_deg_pca_d16", "marker": {"color": "#636efa", "opacity": 0.5, "size": 5, "symbol": "circle"}, "mode": "markers", "name": "sciplex_ode_deg_pca_d16", "showlegend": true, "type": "scattergl", "x": {"elided": "375 float values"}, "xaxis": "x", "y": {"elided": "375 float values"}, "yaxis": "y"}, {"customdata": {"elided": "375x3 mixed values"}, "hovertemplate": "model=sciplex_fm_deg_geom_reg_w10<br>perturbation effect strength (||logFC||₂)=%{x}<br>mmd=%{y}<br>drug=%{customdata[0]}<br>dose=%{customdata[1]}<br>cell_type=%{customdata[2]}<extra></extra>", "legendgroup": "sciplex_fm_deg_geom_reg_w10", "marker": {"color": "#EF553B", "opacity": 0.5, "size": 5, "symbol": "circle"}, "mode": "markers", "name": "sciplex_fm_deg_geom_reg_w10", "showlegend": true, "type": "scattergl", "x": {"elided": "375 float values"}, "xaxis": "x", "y": {"elided": "375 float values"}, "yaxis": "y"}, {"customdata": {"elided": "375x3 mixed values"}, "hovertemplate": "model=sciplex_fm_deg_geom_reg_w0p0001<br>perturbation effect strength (||logFC||₂)=%{x}<br>mmd=%{y}<br>drug=%{customdata[0]}<br>dose=%{customdata[1]}<br>cell_type=%{customdata[2]}<extra></extra>", "legendgroup": "sciplex_fm_deg_geom_reg_w0p0001", "marker": {"color": "#00cc96", "opacity": 0.5, "size": 5, "symbol": "circle"}, "mode": "markers", "name": "sciplex_fm_deg_geom_reg_w0p0001", "showlegend": true, "type": "scattergl", "x": {"elided": "375 float values"}, "xaxis": "x", "y": {"elided": "375 float values"}, "yaxis": "y"}], "layout": {"height": 500, "legend": {"font": {"size": 9}, "title": {"text": "model"}, "tracegroupgap": 0}, "title": {"text": "mmd vs perturbation effect strength  ()"}, "width": 900, "xaxis": {"anchor": "y", "domain": [0, 1], "title": {"text": "perturbation effect strength (||logFC||₂)"}}, "yaxis": {"anchor": "x", "domain": [0, 1], "title": {"text": "mmd"}}}}
